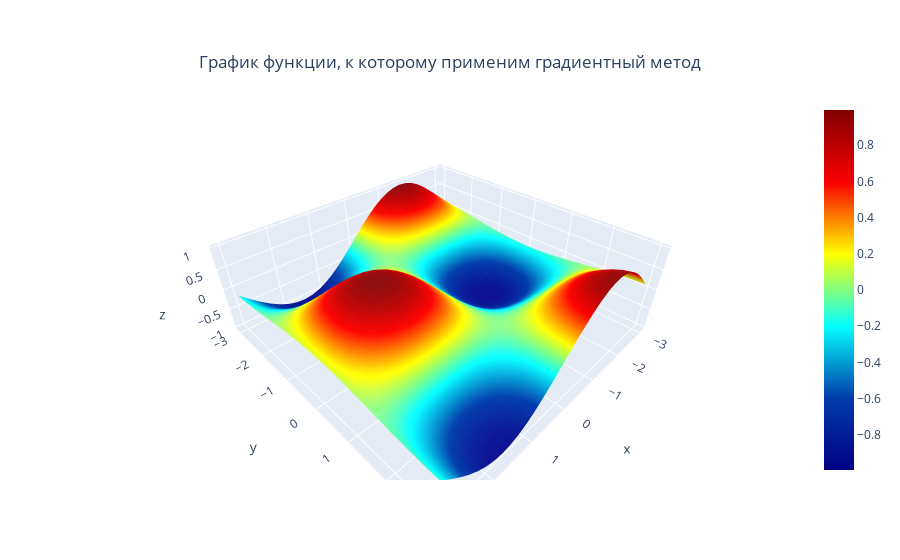

The code cell stored with this chart in its notebook:
### Code cell
# График функции f
x_grid = np.linspace(-3, 3, 30)
y_grid = np.linspace(-3, 3, 30)

X, Y = np.meshgrid(x_grid,y_grid)
Z = f(X, Y)

fig = go.Figure(go.Surface(x=X, y=Y, z=Z, colorscale='Jet'))
fig.update_layout(title={'text': f"График функции, к которому применим градиентный метод", 'y':0.9, 'x':0.5,})
fig.show()

### Figure 1 — Plotly figure (JSON) as saved in the notebook; plotly's stock layout.template omitted (floating-point values rounded to 4 significant figures; data arrays with more than 128 entries replaced by an {"elided": "..."} marker saying what was removed)
{"data": [{"colorscale": [[0, "rgb(0,0,131)"], [0.2, "rgb(0,60,170)"], [0.4, "rgb(5,255,255)"], [0.6, "rgb(255,255,0)"], [0.8, "rgb(250,0,0)"], [1, "rgb(128,0,0)"]], "type": "surface", "x": {"elided": "30x30 float values"}, "y": {"elided": "30x30 float values"}, "z": {"elided": "30x30 float values"}}], "layout": {"title": {"text": "График функции, к которому применим градиентный метод", "x": 0.5, "y": 0.9}}}
